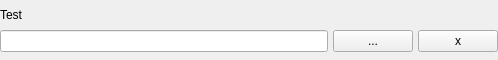
<?xml version="1.0" encoding="UTF-8"?>
<ui version="4.0">
 <class>SelectPathWidget</class>
 <widget class="QWidget" name="SelectPathWidget">
  <property name="geometry">
   <rect>
    <x>0</x>
    <y>0</y>
    <width>498</width>
    <height>60</height>
   </rect>
  </property>
  <property name="sizePolicy">
   <sizepolicy hsizetype="Maximum" vsizetype="Minimum">
    <horstretch>0</horstretch>
    <verstretch>0</verstretch>
   </sizepolicy>
  </property>
  <property name="minimumSize">
   <size>
    <width>0</width>
    <height>60</height>
   </size>
  </property>
  <property name="maximumSize">
   <size>
    <width>16777215</width>
    <height>80</height>
   </size>
  </property>
  <property name="windowTitle">
   <string>Form</string>
  </property>
  <property name="autoFillBackground">
   <bool>false</bool>
  </property>
  <layout class="QHBoxLayout" name="horizontalLayout">
   <property name="margin">
    <number>0</number>
   </property>
   <item>
    <layout class="QVBoxLayout" name="verticalLayout">
     <property name="spacing">
      <number>0</number>
     </property>
     <item>
      <widget class="QLabel" name="descriptionLabel">
       <property name="sizePolicy">
        <sizepolicy hsizetype="Preferred" vsizetype="Maximum">
         <horstretch>0</horstretch>
         <verstretch>0</verstretch>
        </sizepolicy>
       </property>
       <property name="minimumSize">
        <size>
         <width>0</width>
         <height>18</height>
        </size>
       </property>
       <property name="maximumSize">
        <size>
         <width>16777215</width>
         <height>18</height>
        </size>
       </property>
       <property name="frameShape">
        <enum>QFrame::NoFrame</enum>
       </property>
       <property name="text">
        <string>Test</string>
       </property>
       <property name="alignment">
        <set>Qt::AlignLeading|Qt::AlignLeft|Qt::AlignVCenter</set>
       </property>
      </widget>
     </item>
     <item>
      <layout class="QHBoxLayout" name="horizontalLayout_2">
       <property name="spacing">
        <number>5</number>
       </property>
       <item>
        <widget class="QLineEdit" name="filePathBox">
         <property name="alignment">
          <set>Qt::AlignLeading|Qt::AlignLeft|Qt::AlignTop</set>
         </property>
         <property name="readOnly">
          <bool>true</bool>
         </property>
        </widget>
       </item>
       <item>
        <widget class="QPushButton" name="selectDialogBtn">
         <property name="text">
          <string>...</string>
         </property>
        </widget>
       </item>
       <item>
        <widget class="QPushButton" name="eraseBtn">
         <property name="text">
          <string>x</string>
         </property>
        </widget>
       </item>
      </layout>
     </item>
    </layout>
   </item>
  </layout>
 </widget>
 <resources/>
 <connections/>
</ui>
